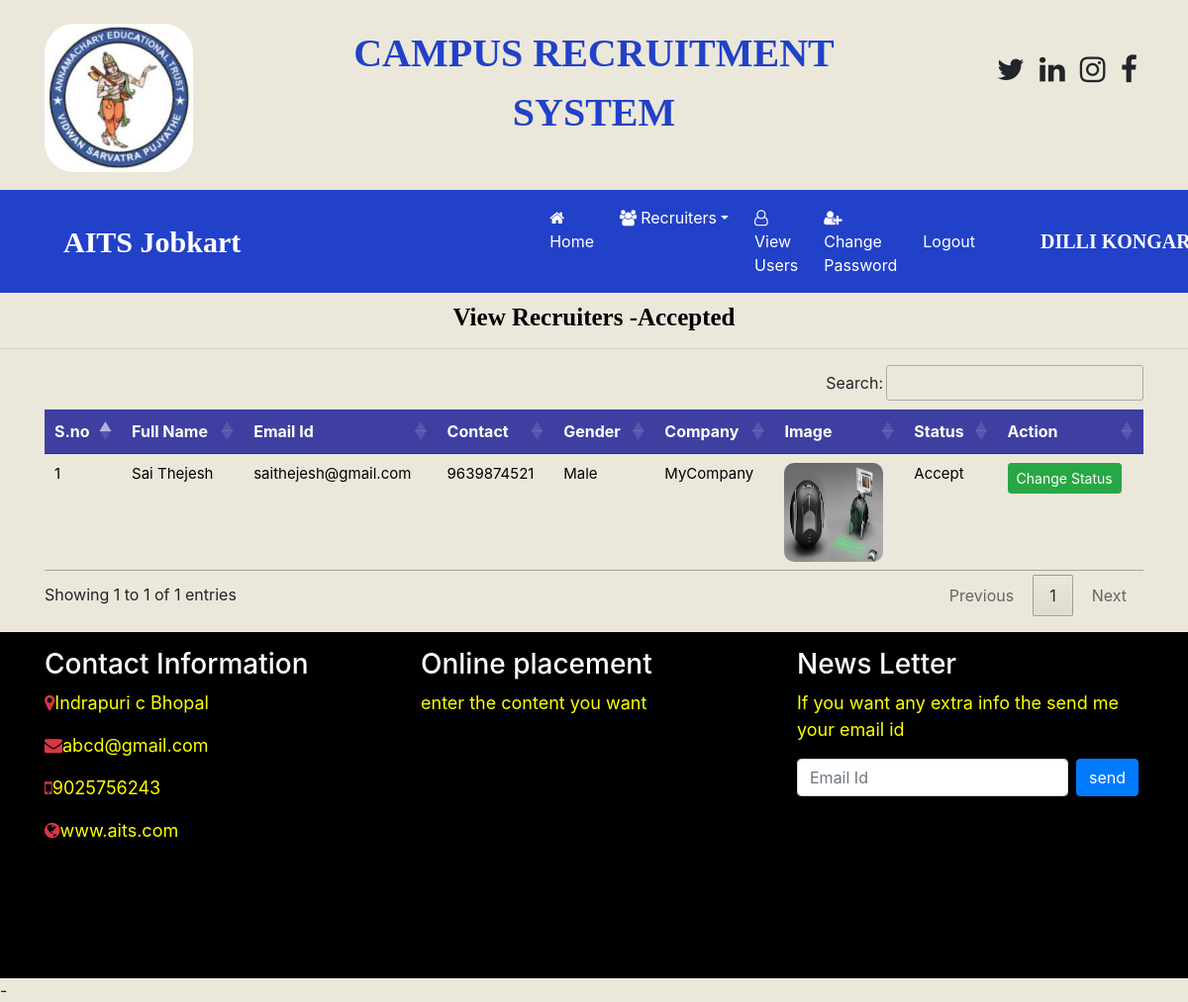
The app's page /recruiter_accepted/ (signed in) with its own data.
### OnlinejobportalApp/models.py (models this page shows, shortened)
class Recruiter(models.Model):
	user =models.ForeignKey(User,on_delete=models.CASCADE)
	mobile = models.CharField(max_length=10,null=True)
	image= models.FileField(null=True)
	gender=models.CharField(max_length=10,null=True)
	company = models.CharField(max_length=100,null=True)
	type = models.CharField(max_length=10,null=True)
	status = models.CharField(max_length=20,null=True)

### OnlinejobportalApp/views.py (the view)
# urls.py: path('recruiter_accepted/',views.recruiter_accepted,name='recruiter_accepted'),
def recruiter_accepted(request):
	if not request.user.is_authenticated:
		return redirect('admin_login')
	data = Recruiter.objects.filter(status='Accept')
	d={'data':data}
	return render(request,'html/recruiter_accepted.html',d)

### OnlinejobportalApp/templates/html/recruiter_accepted.html (shortened to what this page needs)
{% load static %}
{% block body %}
{% include 'html/admin_navigation.html' %}
<h4 class="marquee">
	View Recruiters -Accepted
</h4>
<hr>
<div class="container">
<table class="table table-hover" id="example">
	<thead>
		<tr style = "background-color: #3E3FA0;color:white">
			<th>S.no</th>
			<th>Full Name</th>
			<th>Email Id</th>
			<th>Contact</th>
			<th>Gender</th>
			<th>Company</th>
			<th>Image</th>
			<th>Status</th>
			<th>Action</th>
		</tr>
	</thead>
	<tbody>
		{% for i in data %}
		<tr  style = "color:black;font-size:15px">
			<td>{{forloop.counter}}</td>
			<td>{{i.user.first_name}} {{i.user.last_name}}</td>
			<td>{{i.user.username}}</td>
			<td>{{i.mobile}}</td>
			<td>{{i.gender}}</td>
			<td>{{i.company}}</td>
			<td><img src="{{i.image.url}}" style="height: 100px; width: 100px;border-radius: 10px;"></td>
			<td>{{i.status}}</td>
			<td><a href="{% url 'change_status' i.id %}" class="btn btn-success btn-sm " >Change Status</a></td>
		</tr>
		{% endfor %}
	</tbody>
</table>
</div>
{% include 'html/footer.html' %}
{% endblock %}-

### OnlinejobportalApp/templates/html/admin_navigation.html (shortened to what this page needs)
<!DOCTYPE html>
<html>
<head>
	{% load static %}
  <link rel="stylesheet" href="https://maxcdn.bootstrapcdn.com/bootstrap/4.5.2/css/bootstrap.min.css">
  <link rel="stylesheet" href="https://cdnjs.cloudflare.com/ajax/libs/font-awesome/4.7.0/css/font-awesome.min.css">
<link rel="stylesheet" href="https://cdnjs.cloudflare.com/ajax/libs/font-awesome/4.7.0/css/font-awesome.min.css">
<link rel ="stylesheet" href="https://cdn.datatables.net/1.10.24/css/jquery.dataTables.min.css">
<link rel ="stylesheet" href= "https://cdn.datatables.net/buttons/1.7.0/css/buttons.dataTables.min.css">
</head>
<body>
	<div class="container">
		<div class="row">
			<div class="col-sm-3 mt-4">
				<img class="logoimage"src="{% static 'images/aitslogo.jpeg' %}" style="width:150px; height:100px text-align=center ; border-radius: 30px; ">
			</div>
			<div class="col-sm-6 mt-4 text-center">
				<span style="font-weight: bold ;text-align:center; font-size: 40px; font-family: times">
					<span class="heading">CAMPUS RECRUITMENT SYSTEM</span>
				</span>
			</div>
			<div class="col-sm-3 mt-5" style="padding-left: 10%">
				<span style="font-weight: bold; font-size: 30px">
					<span><i class="fa fa-twitter pl-2"></i></span>
					<span><i class="fa fa-linkedin pl-2"></i></span>
					<span><i class="fa fa-instagram pl-2"></i></span>
					<span><i class="fa fa-facebook pl-2"></i></span>
				</span>
			</div>
		</div>
	</div>
<nav class="navbar navbar-expand-sm" style="background-color: #2241c9">
	<a class="navbar-brand text-white pl-5 font-weight-bold" style="font-family: 'Algerian'; font-size: 30px ">AITS Jobkart</a>
	<ul class="navbar-nav">
		<li class="nav-item">
			<a class="nav-link" href=" {%url 'admin_home'%}" style="margin-left: 288px"><i class="fa fa-home mr-1"></i>Home</a>
		</li>
		<li class="nav-item dropdown">
			<a class="nav-link dropdown-toggle" href="#" data-toggle="dropdown"><i class="fa fa-users mr-1"></i>Recruiters</a>
		</li>
		<li class="nav-item">
			<a class="nav-link" href="{% url 'view_users' %}"><i class="fa fa-user-o mr-1"></i>View Users</a>
		</li>
		<li class="nav-item">
			<a class="nav-link" href="{% url 'change_passwordadmin' %}"><i class="fa fa-user-plus mr-1"></i>Change Password</a>
		</li>
		<li class="nav-item">
			<a class="nav-link" href="{% url 'Logout' %}">Logout</a>
		</li>
	</ul>
	<a class="navbar-brand text-white pl-5 font-weight-bold" style="font-family: 'Algerian'; font-size: 20px ">{{request.user.first_name}} {{request.user.last_name}}</a>
</nav>
</body>
</html>

### OnlinejobportalApp/templates/html/admin_navigation.html (style rules this page uses)
.nav-link { color:white !important; margin-right: 10px; }
body { background-color: #EBE8DB; }
.heading { color:#2241c9 ; }
.logoimage { margin-bottom: 18px; }

### OnlinejobportalApp/templates/html/recruiter_accepted.html (style rules this page uses)
.marquee { font-family: Algerian; font-size: 25px; color: rgb(0, 0, 0); font-weight: bold; text-align: center; margin: 10px; }

### records on screen
Recruiter: user.first_name "Sai", user.last_name "Thejesh", user.username "saithejesh@gmail.com", mobile "9639874521", gender "Male", company "MyCompany", image (picture), status "Accept"

### other values on screen
{{ request.user.first_name }} "DILLI"
